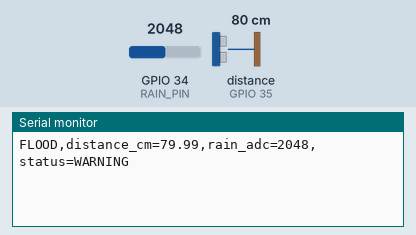
This sketch was run on a simulated ESP32. On the bench: the last lines printed to the serial monitor. Wiring (inferred from the names in the program): ultrasonic range finder: trigger GPIO 32; echo GPIO 35. Inputs (shaded band) come from the test bench; at power-on: distance to the obstacle (sensor on GPIO 35) 80 cm, GPIO 34 (RAIN_PIN) = 2048. The echo pulse lasts 58.3 µs per cm; no radio packets arrive unless stated.

Above: at 2.7 s.
2.8 s: distance to the obstacle (sensor on GPIO 35) set to 2 cm
At 5.0 s:
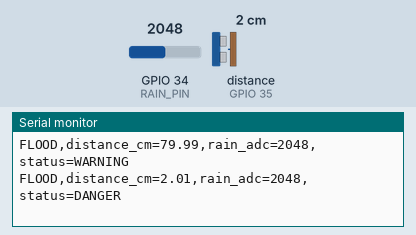
7.2 s: GPIO 34 (RAIN_PIN) set to 2866
At 8.9 s:
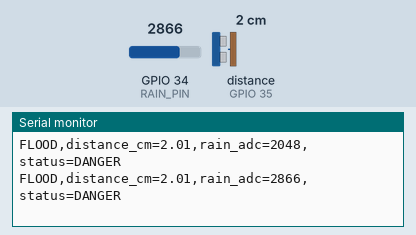
9.9 s: distance to the obstacle (sensor on GPIO 35) set to 18 cm
At 12.9 s:
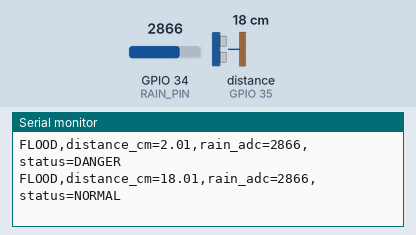
15.4 s: GPIO 34 (RAIN_PIN) set to 3603
At 16.9 s:
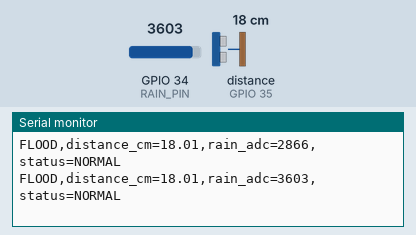

Measured:
- after the input at 2.8 s, the serial monitor: prints a new line after 0.85 s (image 1)
- after the input at 7.2 s, the serial monitor: prints a new line after 0.57 s (image 2)
- after the input at 9.9 s, the serial monitor: prints a new line after 2.0 s (image 3)
- after the input at 15.4 s, the serial monitor: prints a new line after 0.62 s (image 4)

The sketch:

node1_flood.ino
```cpp
#include <SPI.h>
#include <LoRa.h>

// Flood sensor node. Sends one LoRa packet every two seconds.

#define TRIG_PIN 32
#define ECHO_PIN 35
#define RAIN_PIN 34

#define LORA_SS 5
#define LORA_RST 14
#define LORA_DIO0 26
#define LORA_FREQUENCY 433E6

#define FLOOD_WARNING_DISTANCE 15.0
#define FLOOD_DANGER_DISTANCE 8.0
#define RAIN_WARNING 2500
#define RAIN_DANGER 1500

float readDistanceCm() {
  digitalWrite(TRIG_PIN, LOW);
  delayMicroseconds(2);
  digitalWrite(TRIG_PIN, HIGH);
  delayMicroseconds(10);
  digitalWrite(TRIG_PIN, LOW);

  unsigned long duration = pulseIn(ECHO_PIN, HIGH, 30000);
  if (duration == 0) {
    return -1.0;
  }
  return duration * 0.0343 / 2.0;
}

String floodStatus(float distanceCm, int rainValue) {
  if (distanceCm > 0 && distanceCm <= FLOOD_DANGER_DISTANCE) {
    return "DANGER";
  }
  if (distanceCm > 0 && distanceCm <= FLOOD_WARNING_DISTANCE) {
    return "WARNING";
  }
  if (rainValue <= RAIN_DANGER) {
    return "DANGER";
  }
  if (rainValue <= RAIN_WARNING) {
    return "WARNING";
  }
  return "NORMAL";
}

void sendFloodPacket(float distanceCm, int rainValue, const String& status) {
  // The central gateway expects: FLOOD,distance_cm,rain_adc,status
  LoRa.beginPacket();
  LoRa.print("FLOOD,");
  LoRa.print(distanceCm < 0 ? 0.0 : distanceCm, 1);
  LoRa.print(",");
  LoRa.print(rainValue);
  LoRa.print(",");
  LoRa.print(status);
  LoRa.endPacket();
}

void setup() {
  Serial.begin(115200);
  delay(1500);

  pinMode(TRIG_PIN, OUTPUT);
  pinMode(ECHO_PIN, INPUT);
  pinMode(RAIN_PIN, INPUT);

  SPI.begin(18, 19, 23, LORA_SS);
  LoRa.setPins(LORA_SS, LORA_RST, LORA_DIO0);
  if (!LoRa.begin(LORA_FREQUENCY)) {
    while (true) {
      delay(1000);
    }
  }

  LoRa.setTxPower(17);
  LoRa.setSpreadingFactor(7);
  LoRa.setSignalBandwidth(125E3);
  LoRa.setCodingRate4(5);
}

void loop() {
  float distanceCm = readDistanceCm();
  int rainValue = analogRead(RAIN_PIN);
  String status = floodStatus(distanceCm, rainValue);

  sendFloodPacket(distanceCm, rainValue, status);

  Serial.print("FLOOD,distance_cm=");
  Serial.print(distanceCm);
  Serial.print(",rain_adc=");
  Serial.print(rainValue);
  Serial.print(",status=");
  Serial.println(status);

  delay(2000);
}
```
